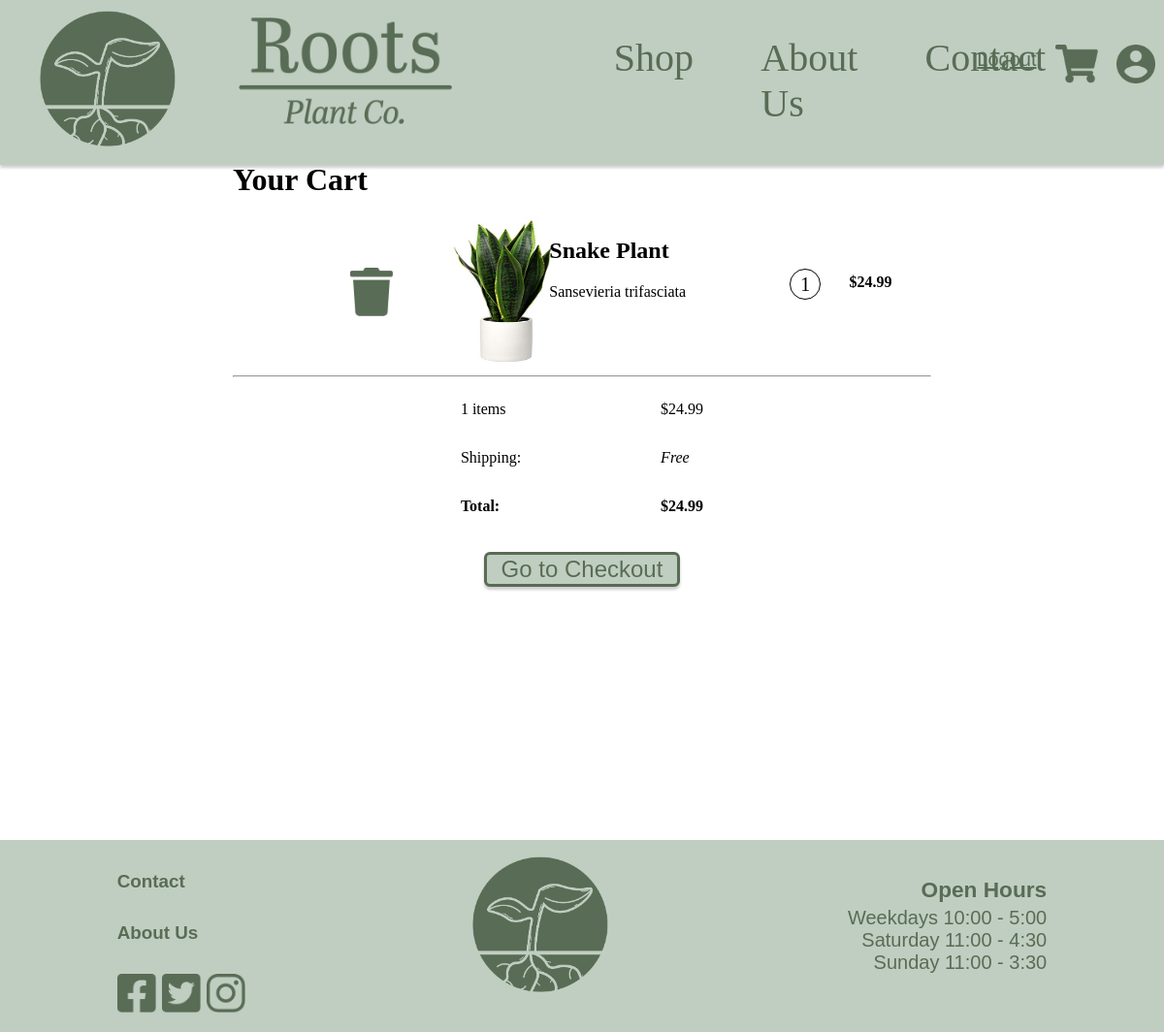
Before: /viewCart (signed in) with the older database file.
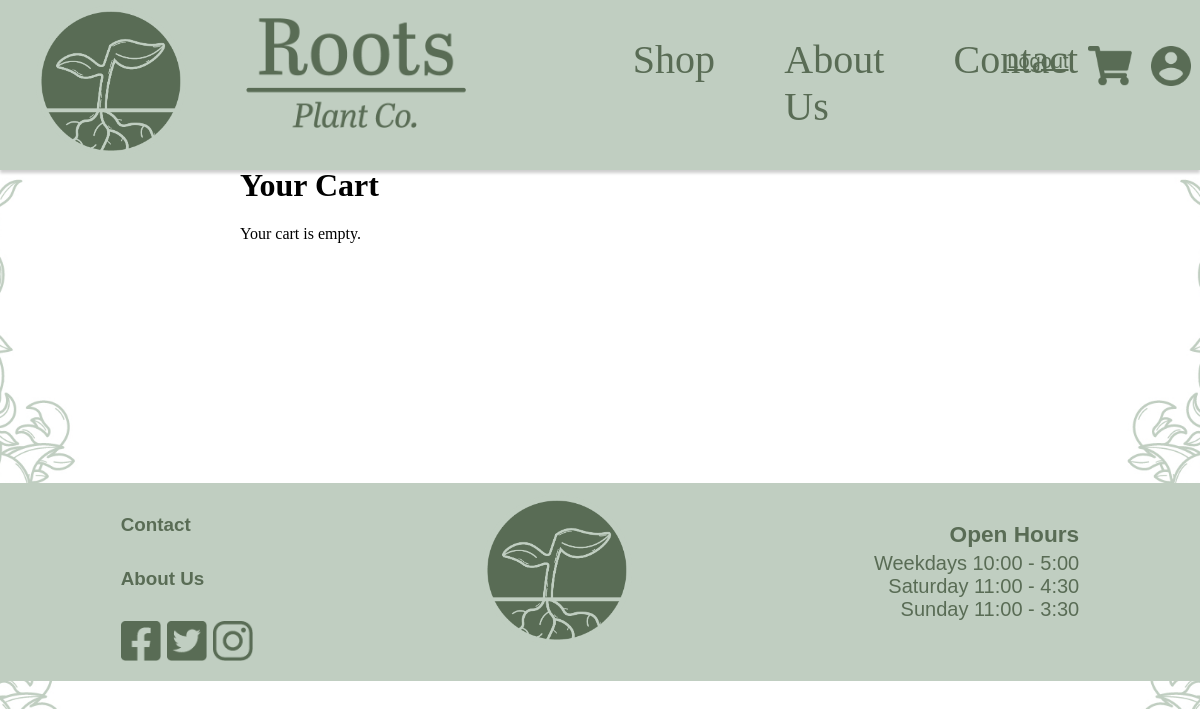
After: the same page with the newer database file.
### Website/models.py (models this page shows)
class UserCart(db.Model):
    __tablename__ = 'UserCart'
    id = db.Column(db.Integer, primary_key=True, autoincrement=True)
    userId = db.Column(db.Integer, db.ForeignKey('user.id'), nullable=False)
    productId = db.Column(db.Integer, db.ForeignKey('shopProducts.id'), nullable=False)
    quantity = db.Column(db.Integer, nullable=False, default=1)
    shopproduct = db.relationship('ShopProducts')
    user = db.relationship('User')

class ShopProducts(db.Model):
    __tablename__ = 'shopProducts'
    id = db.Column(db.Integer, primary_key=True)
    name = db.Column(db.String(150), nullable=False) #Is required
    summary = db.Column(db.String(500), nullable=True)
    description = db.Column(db.String(1000), nullable=True)
    price = db.Column(db.Integer, nullable=False) #Is required
    stock = db.Column(db.Integer, nullable=False) #Is required
    category = db.Column(db.String(150), nullable=False) #Is required
    subCategory = db.Column(db.String(150), nullable=True)
    subSubCategory = db.Column(db.String(150), nullable=True)
    imageUrl = db.Column(db.String(150), nullable=False) #Is required
    userId = db.Column(db.Integer, db.ForeignKey('user.id'))

### Website/views.py (the view)
@views.route('/viewCart', methods=['GET'])
@login_required
def viewCart():
    cartItems = UserCart.query.filter_by(userId=current_user.id).all()
    totalPrice = sum(item.shopproduct .price * item.quantity for item in cartItems)
    totalQuantity = sum(item.quantity for item in cartItems)
    return render_template('viewCart.html', user=current_user, cartItems=cartItems, totalPrice=totalPrice, totalQuantity=totalQuantity)

### Website/templates/viewCart.html (shortened to what this page needs)
{% extends "navBase.html" %}
{% block content %}
<div class=pageHeader><h1>Your Cart</h1></div>
<head>
    <link rel="stylesheet" href="{{ url_for('static', filename='css/viewCart.css') }}">
</head>
<body>
    {% if cartItems %}
        <div class="cart">
            {% for item in cartItems %}
            <div class="cartItemContain">
                <div class="cartItem">
                    <div class="btnFlex">
                    <form id="deleteOne" action="{{ url_for('views.removeFromCart', productId=item.productId) }}" method="POST">
                        <button class="delBtn"><img class="binImage" height="50px" src="{{ url_for('static', filename='trashIcon.png') }}"></button>
                    </form>
                    </div>
                    <div class="productImage">
                        <img src="{{ url_for('static', filename='img/' + item.shopproduct.imageUrl) }}" width="200" height="150" alt="Plant image">
                    </div>
                    <div class="itemTitle">
                        <h2>{{ item.shopproduct.name }}</h2>
                        {% if item.shopproduct.summary %}
                        {{item.shopproduct.summary}}
                        {% else %}
                        <p>-</p>
                        {% endif %}
                    </div>
                    <div class="qtyFlex">
                    <div class="qty"> {{ item.quantity }} </div>
                    </div>
                    <div class="priceFlex">
                    <div class="price"><b>${{ item.shopproduct.price * item.quantity }}</b></div>
                    </div>
                </div>
            </div>
            {% endfor %}
        </div>
        <hr>
        <div class="cartSummaryContainer">
            <div class="cartSummaryItems">
                <p>{{ totalQuantity }} items</p>
                <p>Shipping: </p>
                <p><b>Total:</b> </p>
            </div>
            <div class="cartSummaryItems2">
                <p>${{ totalPrice }}</p>
                <p><i>Free</i> </p>
                <p><b>${{ totalPrice }}</b></p>
            </div>
        </div>
        <form class="checkoutBtnLink" action="{{ url_for('views.checkout') }}">
            <button class="checkoutBtn">Go to Checkout</button>
        </form>
    {% else %}
        <p>Your cart is empty.</p>
    {% endif %}
    {% endblock %}

### Website/templates/navBase.html (shortened to what this page needs)
<!DOCTYPE html>
<html>
    <head>
        <link rel="stylesheet" href="{{ url_for('static', filename='css/navBase.css') }}">
        <link rel="stylesheet" href="https://use.typekit.net/btr0hfq.css">
    </head>
    <body>
        <nav class="navBar">
            <div class="navBarMain">
                <a class="navBarLogoIcon" href="/">
                    <img height="150px" src="{{ url_for('static', filename='iconLogo.png') }}">
                </a>
                <a class="navBarLogoType" href="/">
                    <img height="110px" src="{{ url_for('static', filename='typographicLogo.png') }}">
                </a>
                <div class="navBarCategories">
                    <a class="navItem" id="shop" href="/shop">Shop</a>
                    <a class="navItem" id="aboutUs" href="/aboutUs">About Us</a>
                    <a class="navItem" id="contact" href="{{ url_for('contact.contact')}}">Contact</a>
                </div>
                {% if user.is_authenticated %}
                <div class="loggedSection">
                    <a class="loggedLinks" id="logout" href="/logout">Logout</a>
                    <a class="loggedIcons" href="/viewCart">
                        <img height="40px" src="{{ url_for('static', filename='shoppingCart.png')  }}">
                    </a>
                    <a class="loggedIcons" href="/accountDetails">
                        <img height="40px" src="{{ url_for('static', filename='accountIcon.png') }}">
                    </a>
                </div>
                {% else %}
                <div class="loginSection">
                    <a class="loginLinks" id="login" href="/login">Login</a>
                    <a class="loginLinks" id="signUp" href="/signUp">Sign up</a>
                </div>
                {% endif %}
            </div>
        </nav>
        <div class="container">
            {% block content %}
            {% endblock %}
        </div>
        <footer class="footer">
            <div class="footerMain">
                <div class="column1">
                    <a class="column1Text" href="/shop"><h5>Contact</h5></a>
                    <a class="column1Text" href="/shop"><h5>About Us</h5></a>
                    <ul class="socialMedias">
                        <li class="socialMediaItems">
                            <a href="/shop"><img height="40px" src="{{ url_for('static', filename='facebookIcon.png') }}"></a>
                        </li>
                        <li class="socialMediaItems" href="#">
                            <a href="/shop"><img height="40px" src="{{ url_for('static', filename='twitterIcon.png') }}"></a>
                        </li>
                        <li class="socialMediaItems" href="#">
                            <a href="/shop"><img height="40px" src="{{ url_for('static', filename='instaIcon.png') }}"></a>
                        </li>
                    </ul>
                </div>
                <a class="footerLogo" href="/">
                    <img height="150px" src="{{ url_for('static', filename='iconLogo.png') }}">
                </a>
                <div class="openHours">
                    <h5 class="openHoursTitle">Open Hours</h5>
                    <ul class="openHoursList">
                        <li>Weekdays 10:00 - 5:00</li>
                        <li>Saturday 11:00 - 4:30</li>
                        <li>Sunday 11:00 - 3:30</li>
                    </ul>
                </div>
            </div>
        </footer>
    </body>
</html>

### Website/static/css/navBase.css (style rules this page uses)
body, html { margin: 0%; padding: 0%; background-image: url(/static/background.jpg); background-size: cover; background-attachment: fixed; background-position: center; background-repeat: no-repeat; }
nav { height: 170px; }
.navBar { background-color: #C0CEC1; position: fixed; width: 100%; top: 0; box-shadow: 0px 3px 3px rgba(0, 0, 0, 0.2); }
.navBarMain { display: flex; }
.navBarLogoIcon { margin-top: 0.5%; margin-left: 3%; margin-right: 0%; padding: 0%; }
.navBarLogoType { margin-left: 5%; margin-right: 0%; margin-top: 1.5%; padding: 0%; }
.navBarCategories { display: flex; margin-top: 3%; margin-left: 11%; margin-right: 0%; width: 50%; padding: 0%; height: fit-content; }
.navItem { font-family: abril-titling, serif; font-style: normal; font-weight: 400; color: #596C55; font-size: 30pt; text-decoration: none; margin-left: 9%; margin-right: 9%; }
.loggedSection { margin-top: 3.5%; margin-left: 2%; display: block; width: 300px; display: flex; }
.loggedLinks { font-family: "brandon-grotesque", sans-serif; font-weight: 400; font-style: normal; color: #596C55; font-size: 15pt; margin-right: 10%; margin-top: 4%; }
.loggedIcons { margin-top: 2%; margin-right: 10%; text-decoration: none; }
.container { margin-left: 20%; margin-right: 20%; margin-top: 10%; }
.footerMain { height: 20%; display: flex; background-color: #C0CEC1; justify-content: space-around; bottom: 0; width: 100%; margin-top: 20%; }
.column1 { display: inline; }
.column1Text { font-family: "brandon-grotesque", sans-serif; font-weight: 400; font-style: normal; color: #596C55; font-size: 17pt; text-decoration: none; }
.socialMedias { display: flex; list-style: none; padding: 0%; justify-content: space-around; }
.socialMediaItems { margin-right: 5%; }
.footerLogo { margin-top: 1%; }
.openHours { font-family: "brandon-grotesque", sans-serif; font-weight: 400; font-style: normal; color: #596C55; font-size: 15pt; text-decoration: none; text-align: right; }
.openHoursTitle { margin-bottom: 2%; font-size: 17pt; }
.openHoursList { list-style: none; margin-left: 0%; padding-left: 0%; margin-top: 0%; }

### Website/static/css/viewCart.css (style rules this page uses)
.pageHeader { padding-top: 3.5%; }

Changed rows visible on the page:
removed UserCart: imageUrl (picture), shopproduct.name "Snake Plant", shopproduct.summary "Sansevieria trifasciata", quantity "1", item.shopproduct.price*item.quantity "24.99"
Other visible differences:
{{ totalQuantity }}: "1" → (not shown)
{{ totalPrice }}: "24.99" → (not shown)
text no longer shown: "items Shipping: Total: $ Free $ Go to Checkout"
text now shown: "Your cart is empty."
